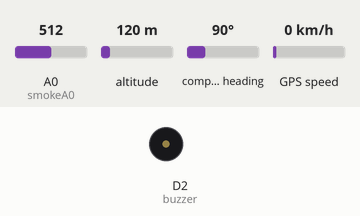
A sketch run on a simulated ESP8266 (NodeMCU). Shown: buzzer (waves = sounding). The test bench sets the inputs (shaded band); at power-on: A0 (smokeA0) = 512, altitude 120 m, compass heading 90°, GPS speed 0 km/h. WiFi joins after 1.5 s; servers stay silent unless stated; the GPS gets a fix after 3 s at 37.7749, -122.4194 with 8 satellites; what the sketch prints to the serial monitor is not drawn.

Above: at 2.7 s.
2.8 s: A0 (smokeA0) set to 584
4.3 s: A0 (smokeA0) set to 617
At 6.1 s:
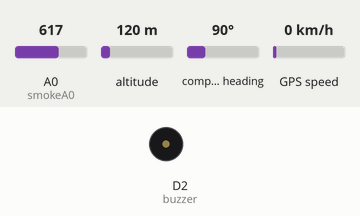
Timing chart, 0 to 16.0 s (numbered marks = the images above; inputs shaded):
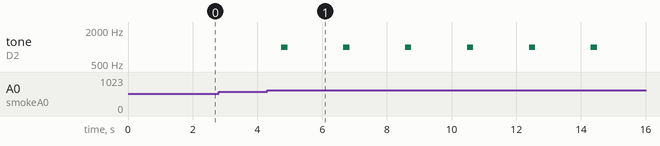

The sketch:

CabBuddy.ino
```cpp
#include <ESP8266WiFi.h>
#include <FirebaseArduino.h>
#include <SoftwareSerial.h>
#include <TinyGPS++.h>
#define RXPin D7
#define TXPin D6

#define FIREBASE_HOST "Private"
#define FIREBASE_AUTH "Private"
#define WIFI_SSID "Private"
#define WIFI_PASSWORD "Private"

static const uint32_t GPSBaud = 9600;
const int buzzer = D2;
const int smokeA0 = A0;
int sensorThres = 600;
SoftwareSerial ss(RXPin, TXPin);
TinyGPSPlus gps;
WiFiClient  client;
void setup() {
  Serial.begin(9600);
  ss.begin(GPSBaud);
  pinMode(buzzer, OUTPUT);
  pinMode(smokeA0, INPUT);
  WiFi.begin(WIFI_SSID, WIFI_PASSWORD);
  Serial.print("connecting");
  while (WiFi.status() != WL_CONNECTED) {
    Serial.print(".");
    delay(500);
  }
  Serial.println();
  Serial.print("connected: ");
  Serial.println(WiFi.localIP());

  Firebase.begin(FIREBASE_HOST, FIREBASE_AUTH);
}

int n = 0;

void loop() {

  // alcohol sensor
  int analogSensor = analogRead(smokeA0);
  Serial.print("Alcohol_level: ");
  Serial.println(analogSensor);
  // Checks if it has reached the threshold value
  if (analogSensor > sensorThres)
  {
    tone(buzzer, 1000, 200);
    Firebase.setString("Cab_id:001/Driver:Atharwa/Cab_Status", "Dangerous!!");
    Firebase.setInt("Cab_id:001/Driver:Atharwa/Alcohol-level",analogSensor);
  }
  else
  {
    noTone(buzzer);
    Firebase.setString("Cab_id:001/Driver:Atharwa/Cab_Status", "Safe!");
    Firebase.setInt("Cab_id:001/Driver:Atharwa/Alcohol-level",analogSensor);
  }
  delay(1000);
while (ss.available() > 0)
  if (gps.encode(ss.read()))
    displayInfo();

  if (millis() > 5000 && gps.charsProcessed() < 10)
  {
  Serial.println(F("No GPS detected: check wiring."));
  while (true);
  }


  }
void displayInfo()
  {
  // Serial.print(F("Location: "));
  if (gps.location.isValid())
  {

    double latitude = (gps.location.lat());
    double longitude = (gps.location.lng());

    String latbuf;
    latbuf += (String(latitude, 6));
    Serial.println(latbuf);
    Firebase.setString("Cab_id:001/Driver:Atharwa/Latitude",latbuf);

    String lonbuf;
    lonbuf += (String(longitude, 6));
    Serial.println(lonbuf);
    Firebase.setString("Cab_id:001/Driver:Atharwa/Longitude",lonbuf);
  }
  }
```

Measured:
- the behaviour switches between 600 and 601 on A0 (smokeA0) (found by bisection; images 0 and 1)
- after the input at 2.8 s, every drawn part: stays the same
- after the input at 4.3 s, tone on D2 (buzzer): alternates 1000 Hz for 0.20 s and silent for 1.7 s, starting after 0.43 s
